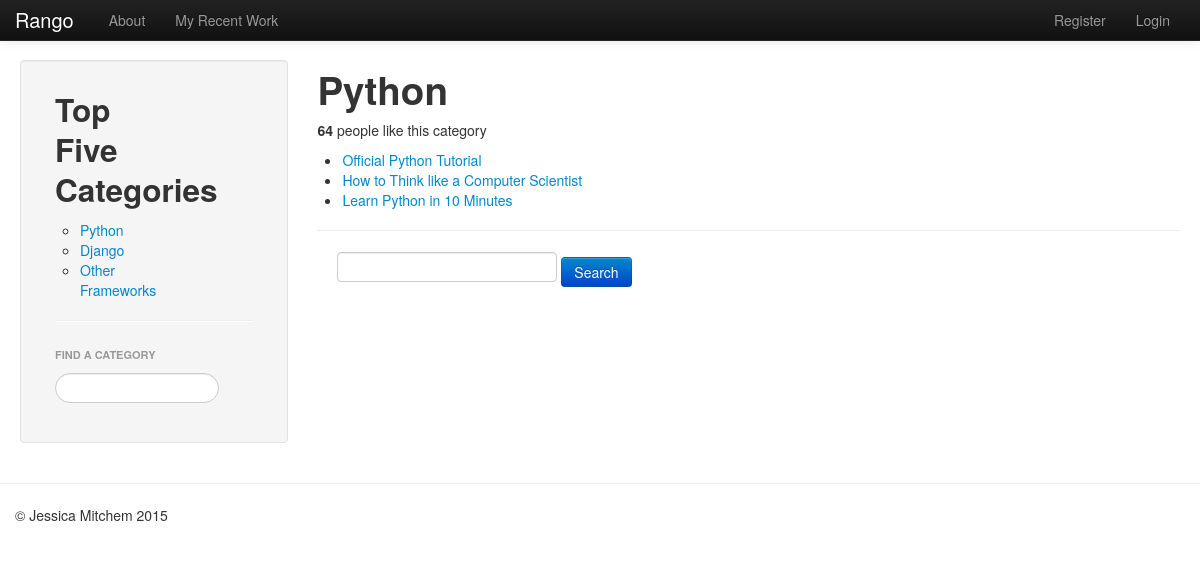
Before: /rango/category/Python/ with the older database file.
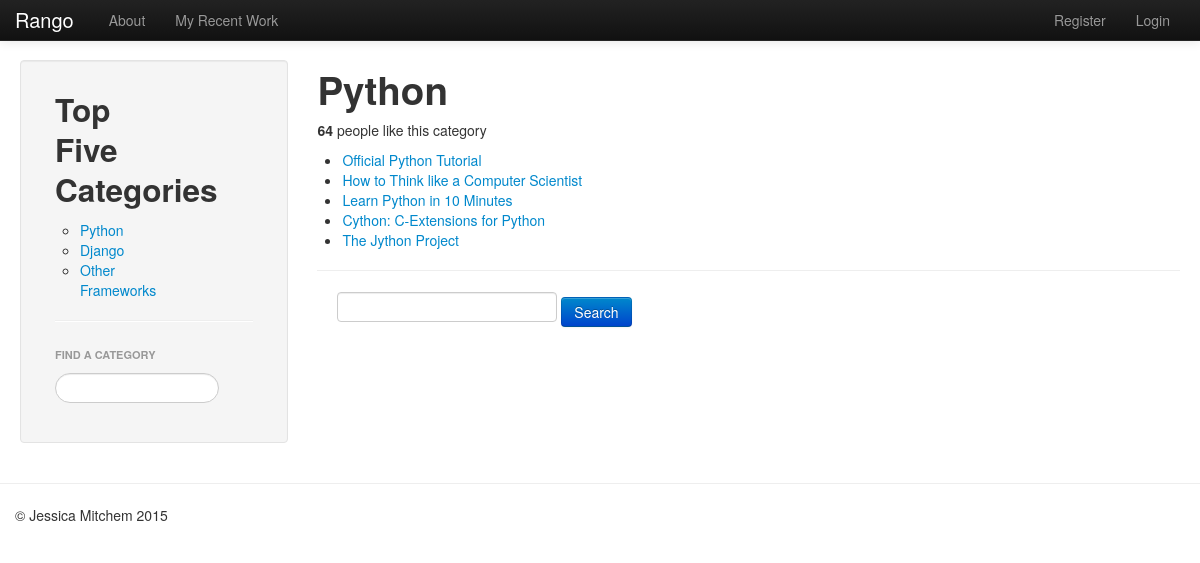
After: the same page with the newer database file.
### rango/models.py (models this page shows, shortened)
class Category(models.Model):
    name = models.CharField(max_length=128, unique=True)
    views = models.IntegerField(default=0)
    likes = models.IntegerField(default=0)
    class Meta:
        verbose_name_plural = "Categories"

class Page(models.Model):
    category = models.ForeignKey(Category)
    title = models.CharField(max_length=128)
    url = models.URLField()
    views = models.IntegerField(default=0)

### rango/views.py (the view)
# urls.py: url(r'^category/(?P<category_name_url>\w+)/$', views.category, name='category'),
def category(request, category_name_url):
    context = RequestContext(request)
    category_name = decode_url(category_name_url)
    context_dict = {'category_name': category_name,
                    'category_name_url': encode_url(category_name)}
    try:
        category = Category.objects.get(name=category_name)
        pages = Page.objects.filter(category=category)
        context_dict['pages'] = pages
        context_dict['category'] = category
        context_dict['categories'] = get_category_list()
    except Category.DoesNotExist:
        pass
    if request.method == 'POST':
        query = request.POST['query'].strip()
        if query:
            result_list = run_query(query)
            context_dict['result_list'] = result_list
    return render_to_response('rango/category.html', context_dict, context)

### rango/views.py (called while the page is built)
def decode_url(slug):
    return slug.replace('_', ' ')

def encode_url(url):
    return url.replace(' ', '_')

def get_category_list():
    category_list = Category.objects.order_by('-likes')[:5]
    for category in category_list:
        category.url = encode_url(category.name)
    return category_list

### tango_with_django_project/templates/rango/category.html (shortened to what this page needs)
{% extends 'rango/base.html' %}
{% block body_block %}
    <h1>{{ category.name }}</h1>
    <p>
        <b id="like_count">{{ category.likes }}</b> people like this category
    </p>
    {% if pages %}
       <div id="page">
           <ul>
            {% for page in pages %}
                <li><a href="{{ page.url }}">{{ page.title }}</a></li>
            {% endfor %}
            </ul>
       </div>
    {% else %}
        <strong>No pages currently in category.</strong>
    {% endif %}
    <hr/>
    <div class="container-fluid">
        <form class="form-signin span8" id="user_form" method="post" action="/rango/category/{{ category_name_url }}/">
            <input type="text" size="50" name="query" value="" id="query"/>
            <input class="btn btn-primary" type="submit" name="submit" value="Search"/>
            <br/>
        </form>
    </div>
{% endblock %}

### tango_with_django_project/templates/rango/category_list.html
<div class="row-fluid">
    <div class="span6">
        <h2>Top Five Categories</h2>
        {% if categories %}
        <ul>
            {% for category in categories %}
            <li><a href="/rango/category/{{ category.url }}">{{ category.name }}</a></li>
            {% endfor %}
        </ul>
        {% else %}
        <strong>No categories at present.</strong>
        {% endif %}
     </div>
</div>

Changed rows visible on the page:
added Page: title "Cython: C-Extensions for Python"
added Page: title "The Jython Project"
